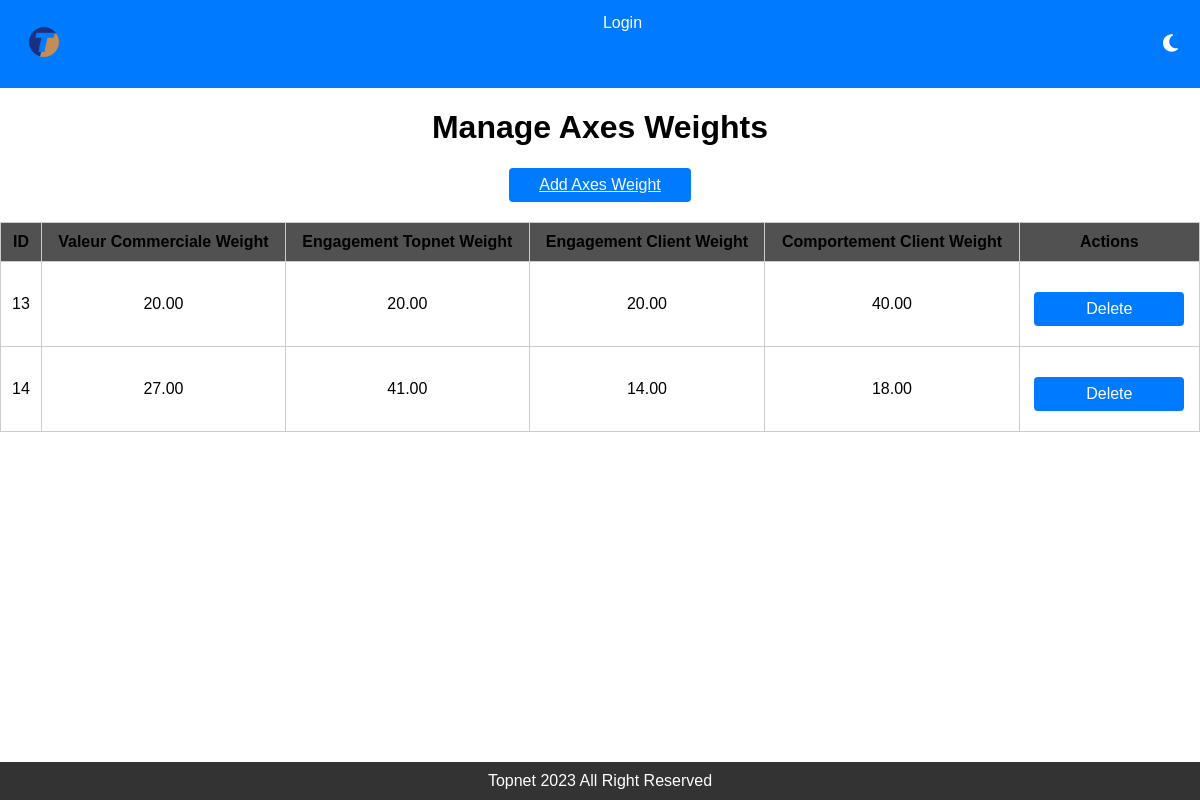
/user/axes_weight_list/, run on an earlier commit of the app's database.
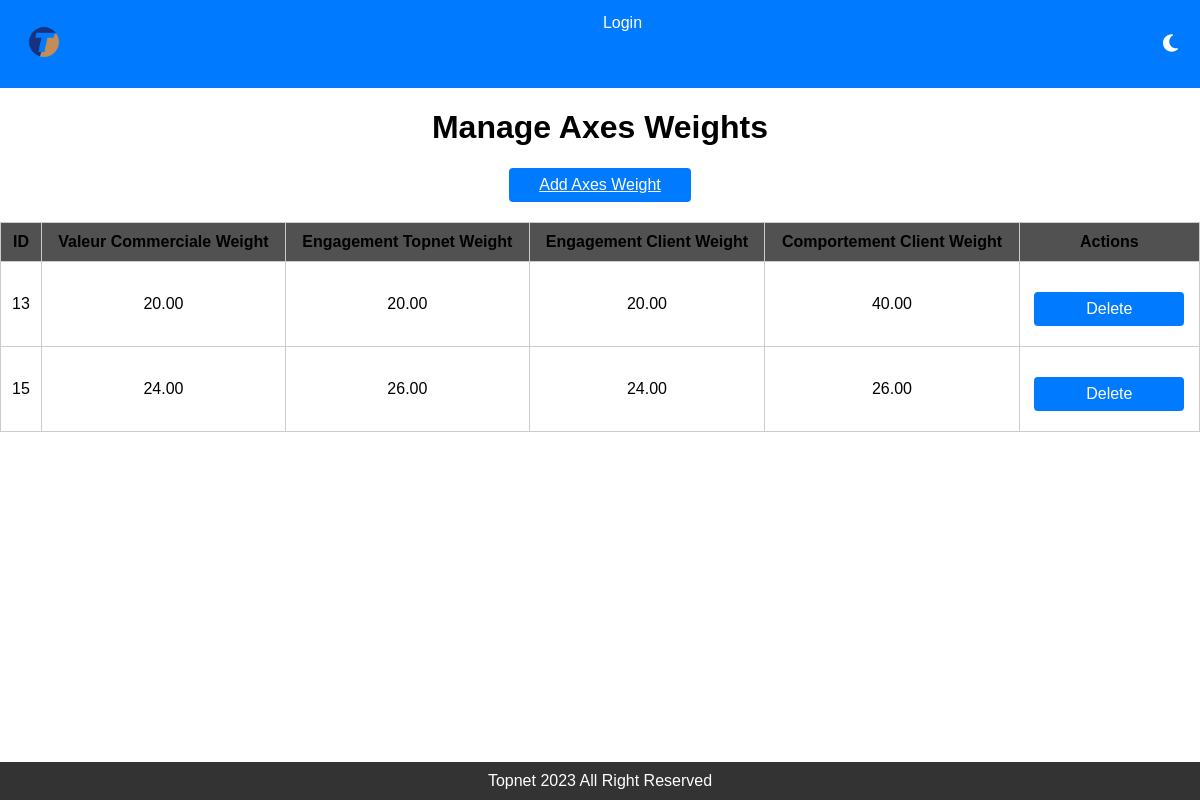
And on a later commit of the database.
### client/models.py (models this page shows, shortened)
class AxesWeight(models.Model):
    valeur_commerciale_weight = models.DecimalField(max_digits=5, decimal_places=2, default=0)
    engagement_topnet_weight = models.DecimalField(max_digits=5, decimal_places=2, default=0)
    engagement_client_weight = models.DecimalField(max_digits=5, decimal_places=2, default=0)
    comportement_client_weight = models.DecimalField(max_digits=5, decimal_places=2, default=0)

### client/views.py (the view)
# urls.py: path('axes_weight_list/', axes_weight_list, name='axes_weight_list'),
def axes_weight_list(request):
    axes_weights = AxesWeight.objects.all()
    if request.method == 'POST':
        weight_id_to_delete = request.POST.get('delete_weight_id')
        if weight_id_to_delete:
            weight_to_delete = get_object_or_404(AxesWeight, id=weight_id_to_delete)
            weight_to_delete.delete()
            return redirect('axes_weight_list')  # Redirect back to the list after deletion
    context = {
        'axes_weights': axes_weights,
    }
    return render(request, 'client/axes_weight_list.html', context)

### score_app/templates/client/axes_weight_list.html (shortened to what this page needs)
{% extends "base.html" %}
{% block content %}
  <div class="module">
    <h1>Manage Axes Weights</h1>
    <div class="back-button-container">
        <a href="http://127.0.0.1:8000/admin/client/axesweight/" class="button-style" target="_blank">Add Axes Weight</a>
    </div>
    <table class="client-scores">
        <thead>
            <tr>
                <th>ID</th>
                <th>Valeur Commerciale Weight</th>
                <th>Engagement Topnet Weight</th>
                <th>Engagement Client Weight</th>
                <th>Comportement Client Weight</th>
                <th>Actions</th>
            </tr>
        </thead>
        <tbody>
            {% for axes_weight in axes_weights %}
            <tr>
                <td>{{ axes_weight.id }}</td>
                <td>{{ axes_weight.valeur_commerciale_weight }}</td>
                <td>{{ axes_weight.engagement_topnet_weight }}</td>
                <td>{{ axes_weight.engagement_client_weight }}</td>
                <td>{{ axes_weight.comportement_client_weight }}</td>
                <td>
                    <form method="post" action="{% url 'axes_weight_list' %}">
                        <button type="submit" class="button-style" onclick="return confirm('Are you sure you want to delete this weight?')">Delete</button>
                    </form>
                </td>
            </tr>
            {% endfor %}
        </tbody>
    </table>
  </div>
{% endblock %}

### score_app/templates/base.html (shortened to what this page needs)
<!DOCTYPE html>
<html>
<head>
    <link rel="stylesheet" href="https://cdnjs.cloudflare.com/ajax/libs/font-awesome/6.0.0-beta3/css/all.min.css">
</head>
{% load static %}
<body>
    <div class="navbar">
        <div class="navbar-logo">
            <a href="/user/view_all_score/">
            <img src="{% static "unnamed.png" %}" alt="Logo">
        </a>
        </div>
        <div class="toggle-links">
            {% if not user.is_authenticated %}
                <a href="/user/login/" data-link="home">Login</a>
            {% endif %}
        </div>
        <button class="theme-button" onclick="toggleTheme()">
            <i class="fas fa-moon" id="moonIcon"></i>
        </button>
    </div>
    {% block content %} {% endblock %}
    <div class="footer">
        Topnet 2023 All Right Reserved
    </div>
</body>
</html>

### score_app/templates/base.html (style rules this page uses)
body { font-family: Arial, sans-serif; margin: 0; padding: 0; display: flex; flex-direction: column; min-height: 100vh; }
h1 { text-align: center; }
form { margin-top: 20px; }
.navbar { background-color: #007bff; overflow: hidden; display: flex; justify-content: space-between; }
.navbar a { float: left; display: block; color: white; text-align: center; padding: 14px 16px; text-decoration: none; }
.navbar-logo { float: left; padding: 8px; }
.navbar-logo img { height: 40px; }
.footer { text-align: center; margin-top: auto; padding: 10px 0; background-color: #333; color: white; flex-shrink: 0; }
.theme-button { background-color: transparent; border: none; cursor: pointer; font-size: 20px; color: white; margin-right: 16px; }
.navbar-logo a { text-decoration: none; color: inherit; }

### score_app/templates/client/axes_weight_list.html (style rules this page uses)
table.client-scores { width: 100%; border-collapse: collapse; margin-top: 20px; }
table.client-scores th, table.client-scores td { border: 1px solid #ccc; padding: 10px; text-align: center; }
table.client-scores th { background-color: #525151; }
.button-style { background-color: #007bff; color: white; padding: 8px 16px; border: none; border-radius: 4px; cursor: pointer; font-size: 16px; margin: 10px auto; display: block; width: 150px; }
.back-button-container { text-align: center; margin-top: 20px; }

What changed in the data, as far as the page shows it:
removed AxesWeight: id "14", valeur_commerciale_weight "27.00", engagement_topnet_weight "41.00", engagement_client_weight "14.00", comportement_client_weight "18.00"
added AxesWeight: id "15", valeur_commerciale_weight "24.00", engagement_topnet_weight "26.00", engagement_client_weight "24.00", comportement_client_weight "26.00"
